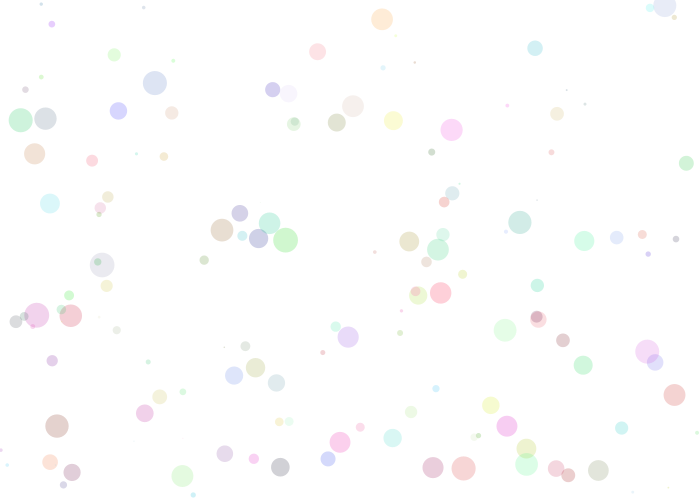
Frame 1 (no input)
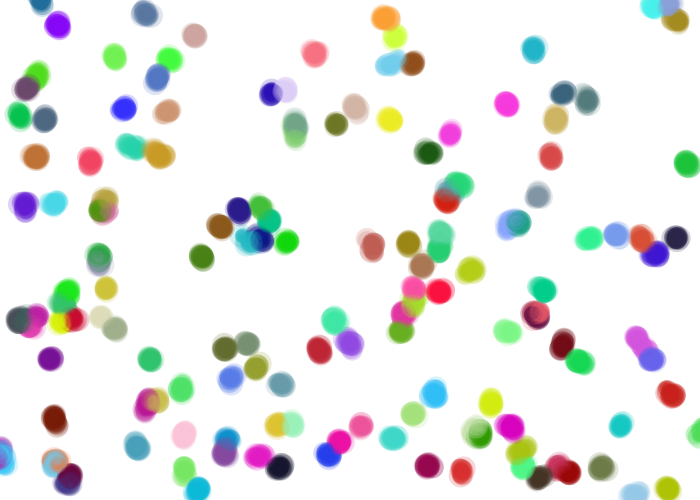
Frame 60 (the mouse pressed at the canvas centre just before this capture)
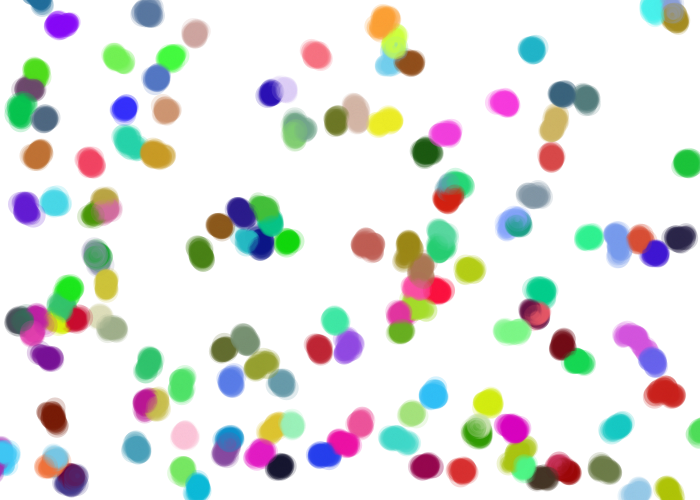
Frame 120 (the mouse held since frame 60 and released just before this capture)

The Processing sketch that drew these frames (run headless with seeded random() and noise(); from frame 60 on, the mouse is pressed at the canvas centre):

// Processing sketch: processing_126522
// ── processing_126522.pde

class Walker{
float x;
float y;
float R;
float G;
float B;

Walker(float newx, float newy,float newR, float newG, float newB){
  x = newx;
  y= newy;
  R = newR;
  G = newG;
  B = newB;
}

void display(){
float r = random(25);
noStroke();
fill(R,G,B,50);
ellipse(x,y,r,r);
}

void step(){
  float choice = int(random(4));
  
  if (choice ==0){
    x++;}
    else if(choice ==1){
      x--;}
     else if (choice ==2){
       y++;}
       else if (choice ==3){
       y--;}
       
}}
Walker[] w = new Walker[150];


void setup(){
  size(700,500);
 for(int i =0;i<w.length;i++){
  w[i] = new Walker(random(width),random(height),random (255),random(255),random(255));
 }
  background(255);

}
void draw(){
  for(int i =0;i<w.length;i++){
  w[i].step();
  w[i].display();
  }
}

void keyPressed() {
 if(key=='s'){ 
    saveImage();}

    if(key=='b') {
    filter(BLUR);
    }  }
void saveImage() {
  String fileName = timeStamp()+".png";
  PImage imageSave = get(0,0,width,height);
  imageSave.save(fileName);
}

String timeStamp() {
 String timestamp = year()+"_"+month()+"_"+day()+"_"+minute()+"_"+second()+"_"+millis();
 return timestamp;
}
